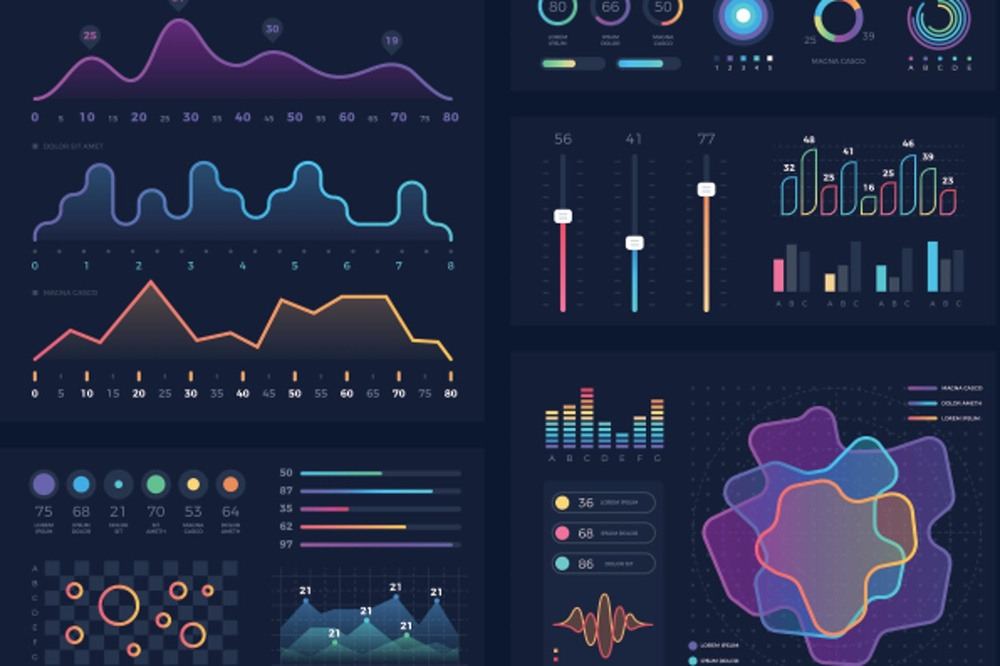
#> input picture image1.jpg, 1000 x 666 px, shrunk from 1920 x 1279 before the run, given in place of the camera
$ python 'Edge Detection and Gradients.py'   (older library calls are emulated)
#> lines starting #> are read from the running program, lines starting #| are printed output that depends on the picture; after the words box and inside, x2 and y2 are one past the last pixel; in counts of white or black regions, pixels touching at a corner belong together
import cv2
import numpy as np

cap = cv2.VideoCapture(0)

while True :
    _, frame = cap.read()
#> frame is the input picture: shape (666, 1000, 3); mean B, G, R 68.1, 41.3, 33.6

    laplacian = cv2.Laplacian(frame, cv2.CV_64F)
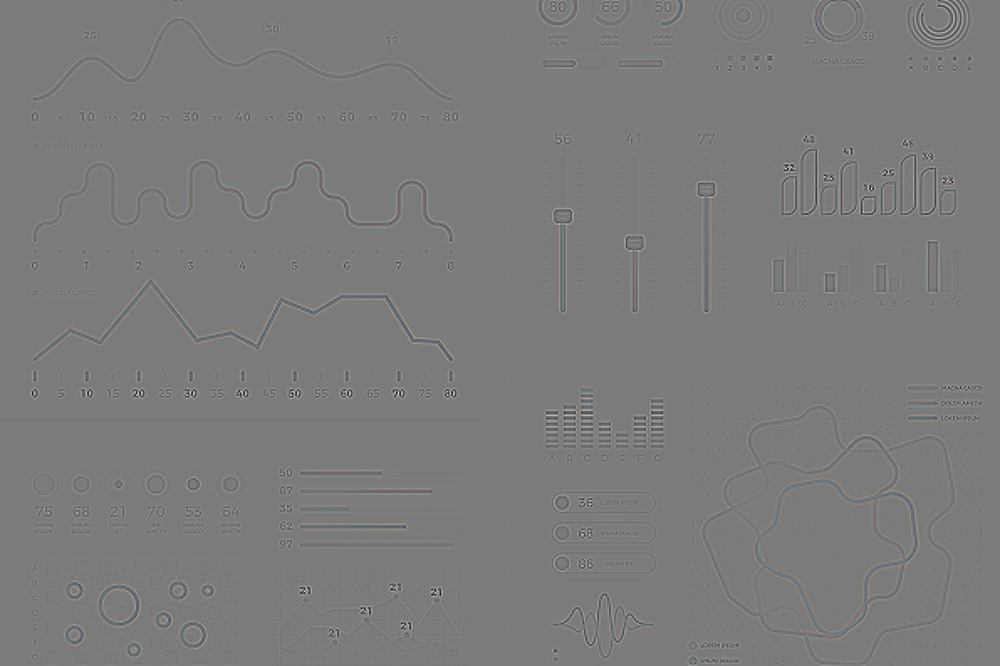
#> laplacian: shape (666, 1000, 3) float64; mean B, G, R 0, 0, 0; drawn with min black and max white
    Sobelx = cv2.Sobel(frame, cv2.CV_64F, 1, 0, ksize=5)
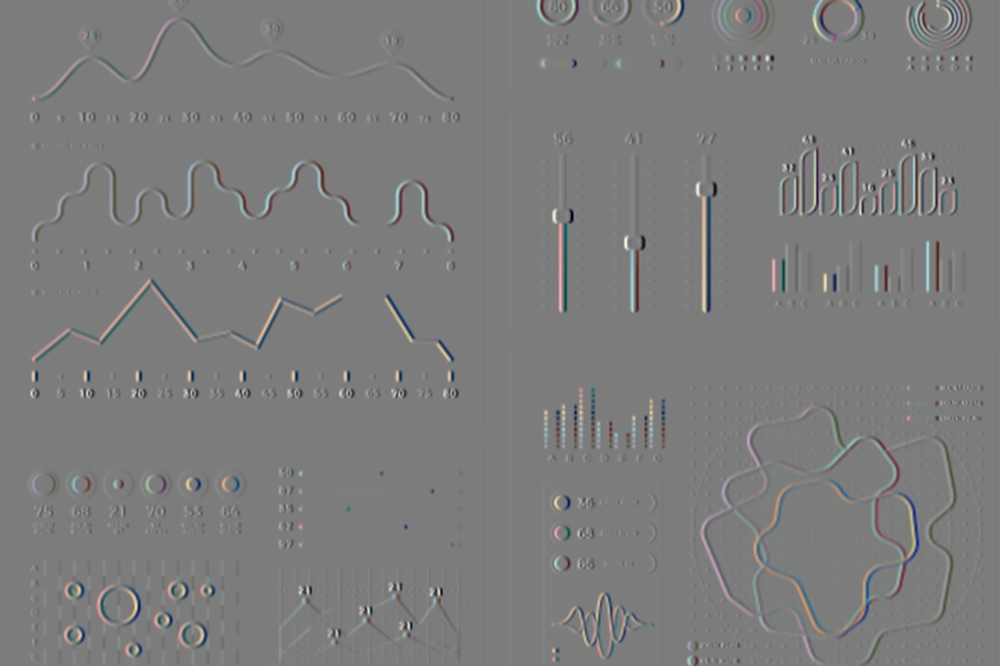
#> Sobelx: shape (666, 1000, 3) float64; mean B, G, R -0.8, -0.7, -1; drawn with min black and max white
    Sobely = cv2.Sobel(frame, cv2.CV_64F, 0, 1, ksize=5)
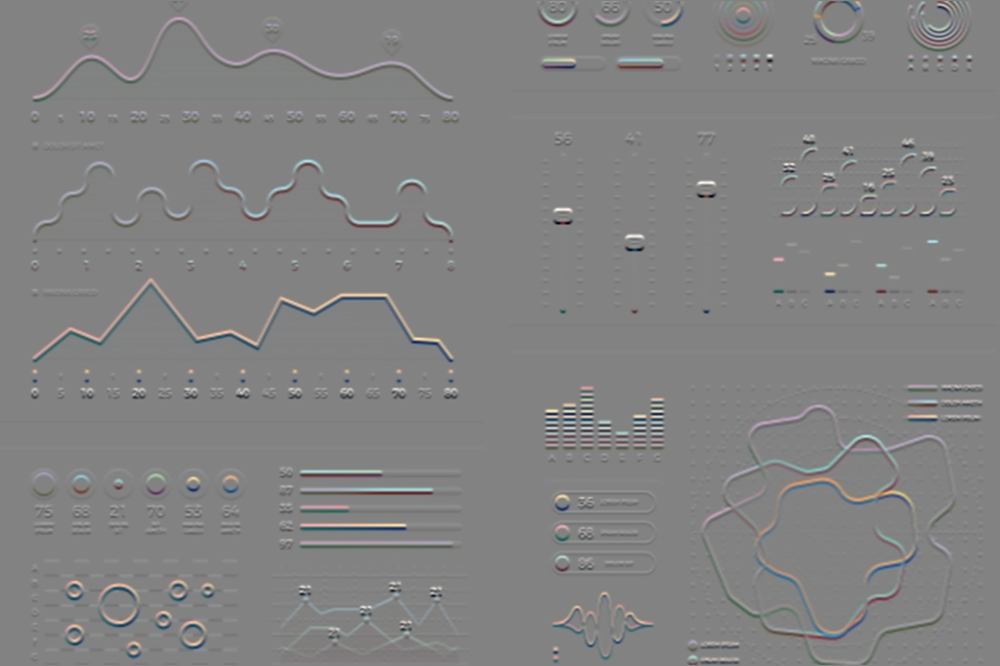
#> Sobely: shape (666, 1000, 3) float64; mean B, G, R -1.1, -1.5, -0.8; drawn with min black and max white

    edges = cv2.Canny(frame, 75, 75)
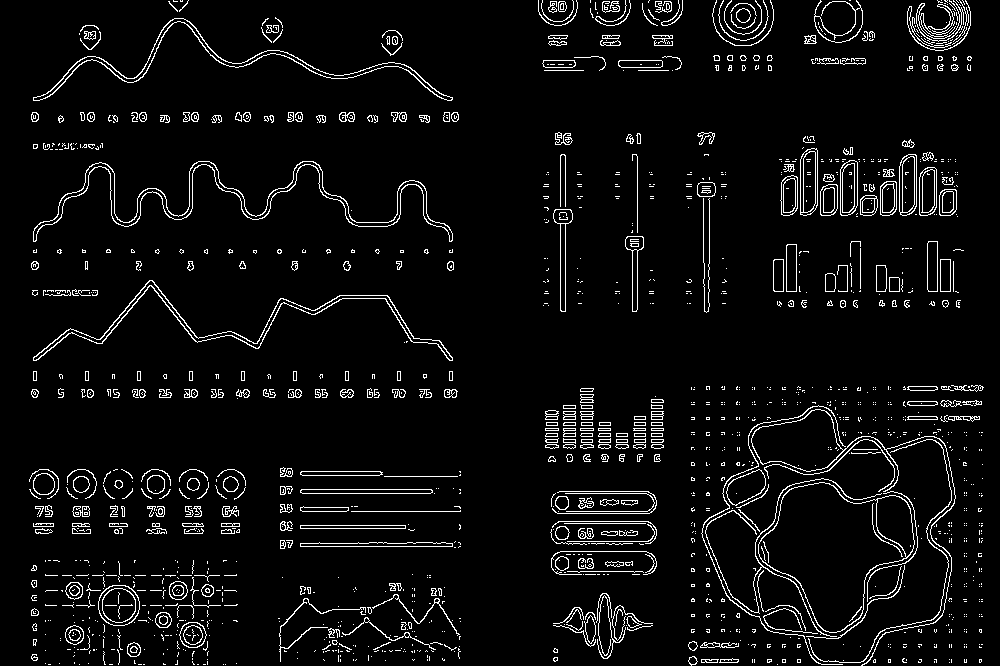
#> edges: shape (666, 1000); 5.1% white in thin lines or dots

    cv2.imshow('original',frame)
    cv2.imshow('laplacian',laplacian)
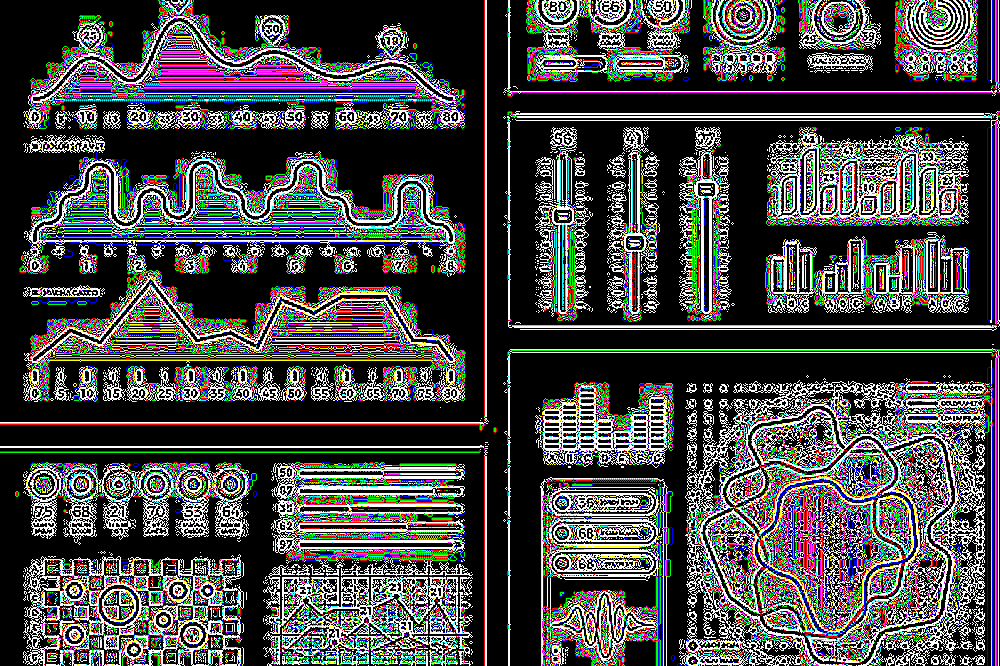
#> window 'laplacian': shape (666, 1000, 3); mean B, G, R 71.6, 71.6, 72.2
    cv2.imshow('Sobelx',Sobelx)
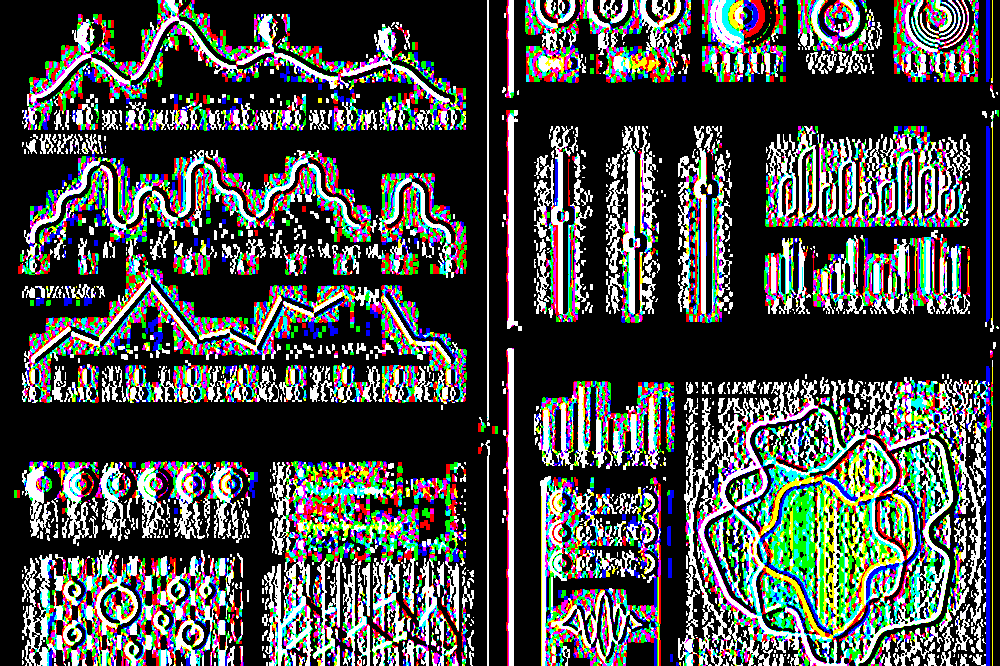
#> window 'Sobelx': shape (666, 1000, 3); mean B, G, R 73.8, 76.1, 72.7
    cv2.imshow('Sobely',Sobely)
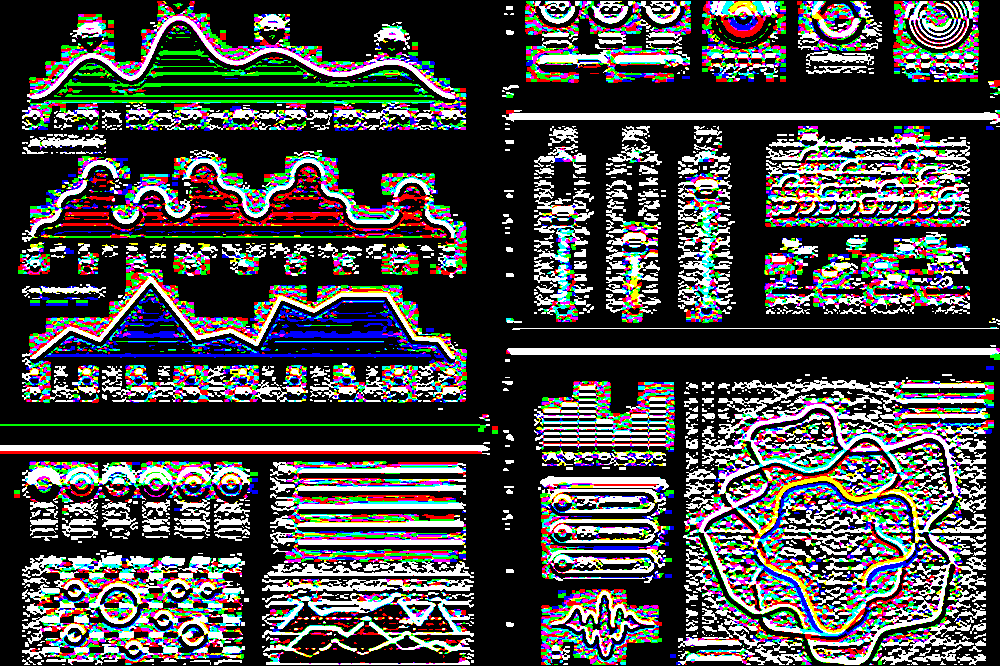
#> window 'Sobely': shape (666, 1000, 3); mean B, G, R 73, 74, 73.7
    cv2.imshow('edges',edges)


    k = cv2.waitKey(5) & 0xFF
#> (key Esc is pressed here)
    if k ==27:
        break


cv2.destroyAllWindows()
cap.release()

$ run again, on image2.jpg
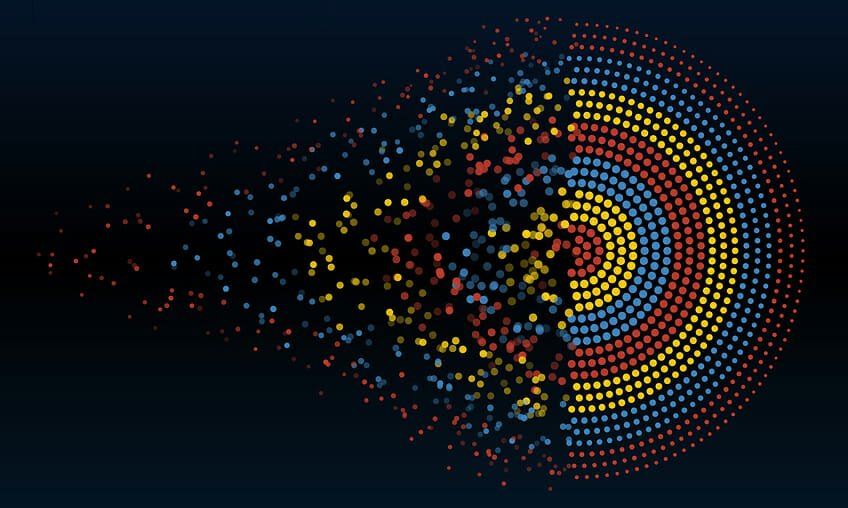
#> input picture image2.jpg, 848 x 508 px, given in place of the camera
#> frame is the input picture: shape (508, 848, 3); mean B, G, R 25.9, 21.7, 17.7
#> `edges = cv2.Canny(frame, 75, 75)`:
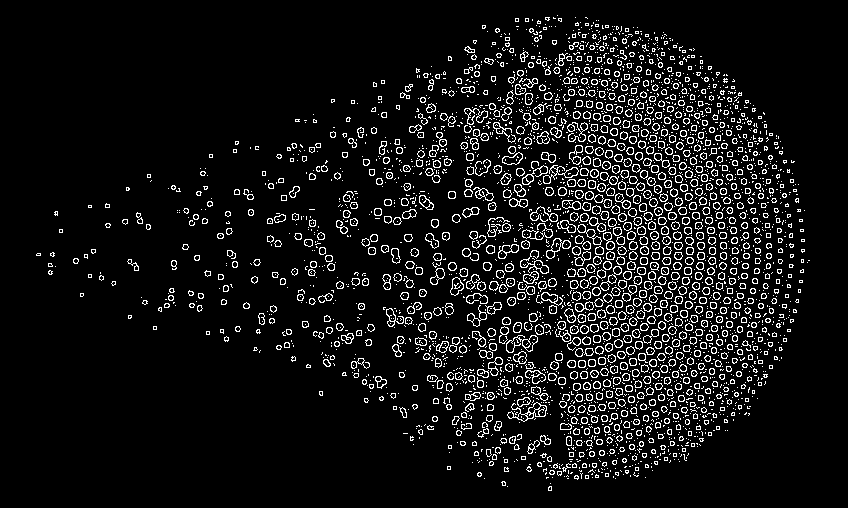
#> edges: shape (508, 848); 7.9% white in thin lines or dots, all inside (x1, y1, x2, y2) = (36, 15, 810, 491)
#> `cv2.imshow('Sobely',Sobely)`:
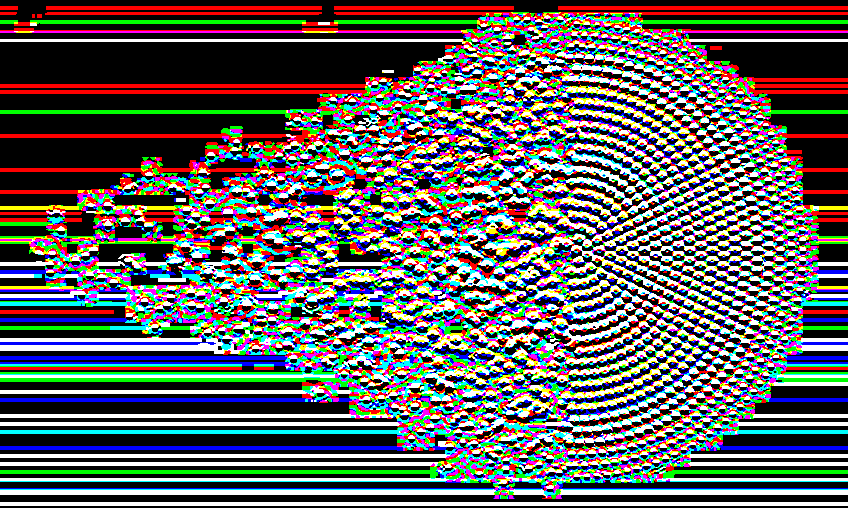
#> window 'Sobely': shape (508, 848, 3); mean B, G, R 93.5, 94.8, 95.6
